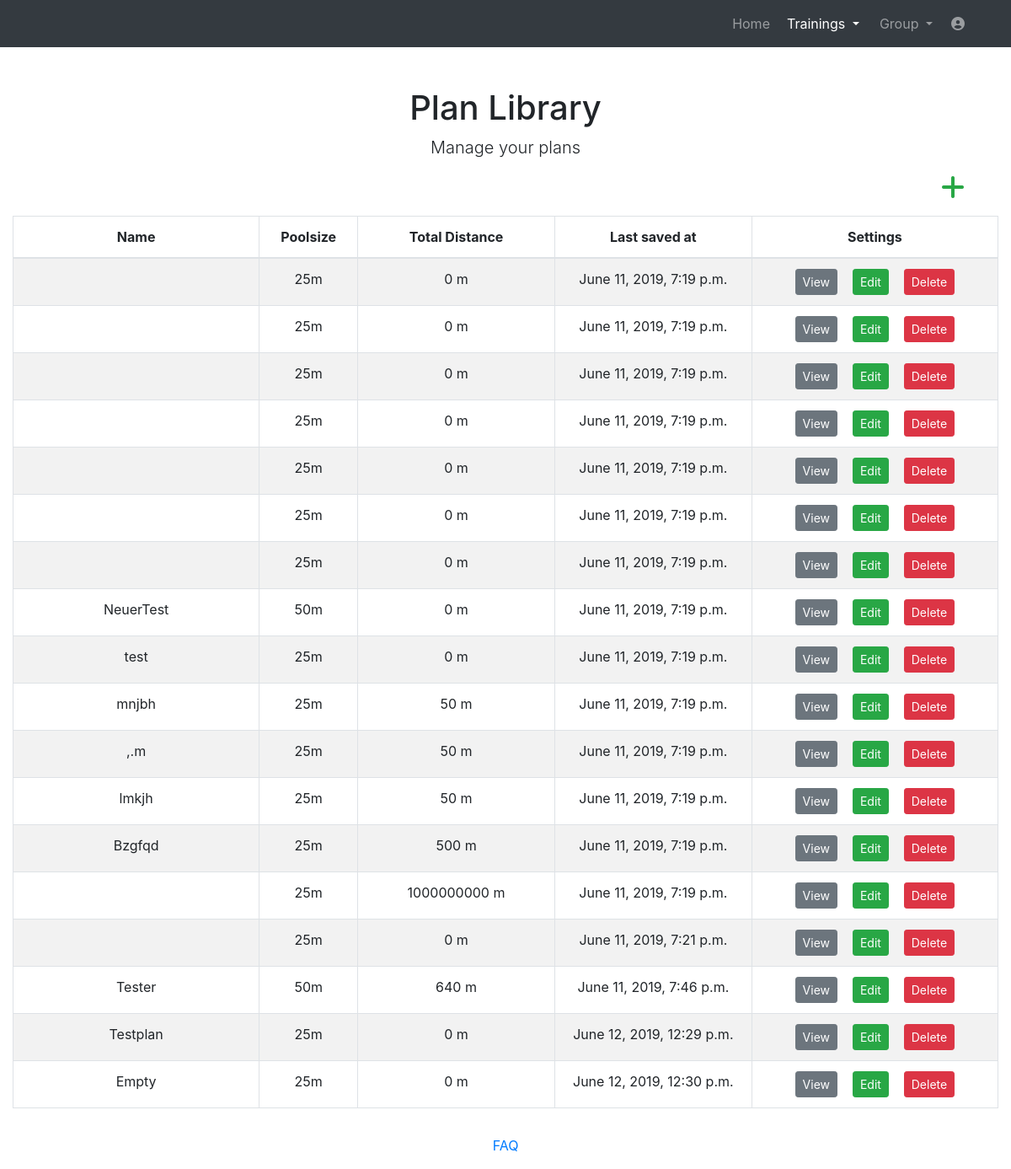
The page /website/manageplans (signed in) on the database as committed earlier.
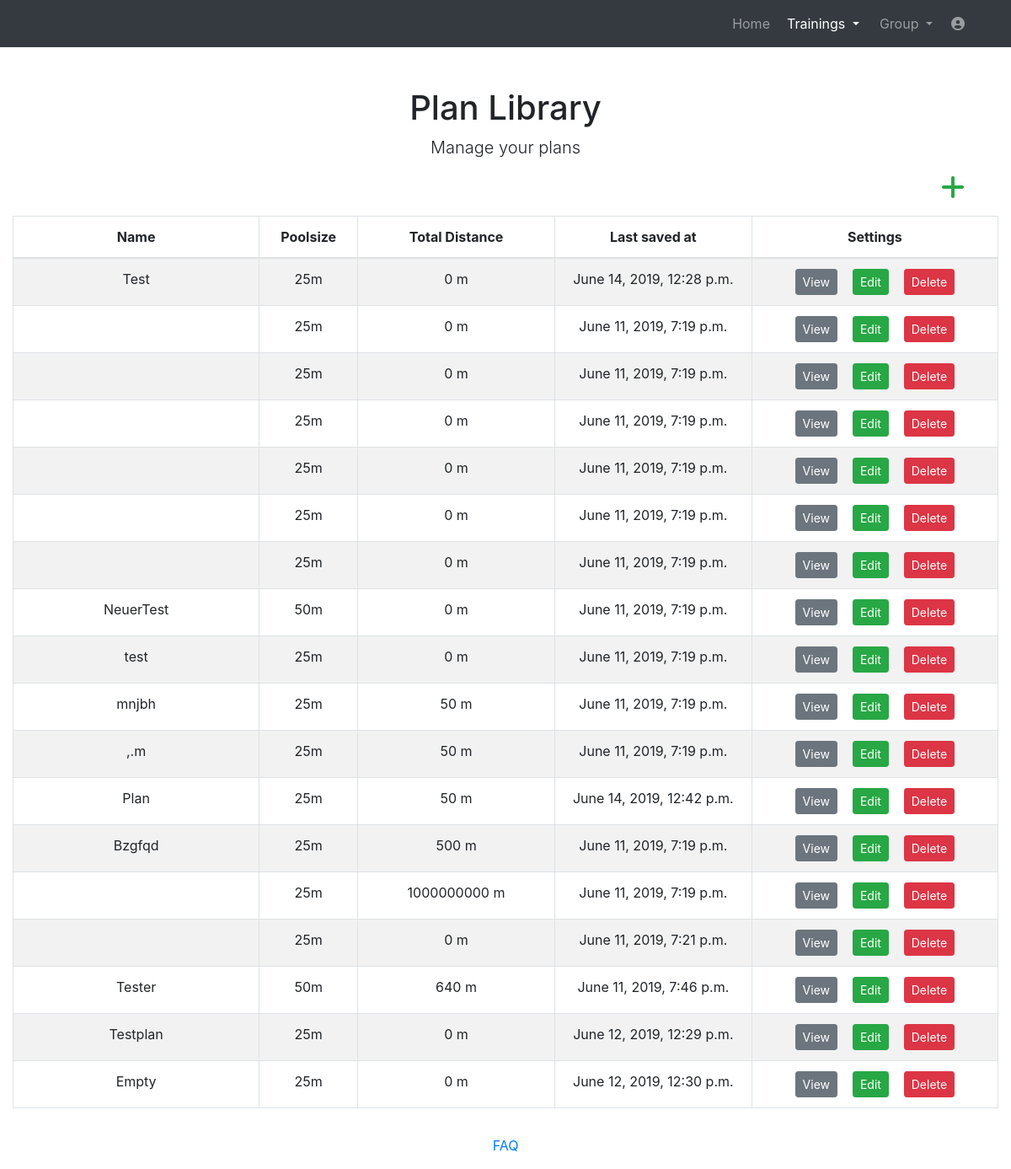
The same page on the database as committed later.
### website/models.py (models this page shows)
class Plan(models.Model):
    name = models.CharField(max_length=128)
    size = models.CharField(max_length=30)
    totaldistance = models.IntegerField(default=0)
    saved_at = models.DateTimeField(auto_now=True)
    user = models.ForeignKey(User, on_delete=models.CASCADE)

### website/views_loggedin.py (the view)
# urls.py: path('manageplans', views_loggedin.manageplans, name='manageplans'),
@login_required
def manageplans(request):
    user = request.user
    plans = Plan.objects.filter(user=user)
    return render(request, 'manageplans.html', context={'obj': plans})

### templates/manageplans.html (shortened to what this page needs)
<!DOCTYPE html>
<html lang="en">
<head>
  {% load static %}
  <link href="{% static 'vendor/bootstrap/css/bootstrap.min.css' %}" rel="stylesheet">
  <link media="screen" href="{% static 'css/plan.css' %}" rel="stylesheet">
  <link href="{% static 'vendor/fontawesome-free/css/all.min.css' %}" rel="stylesheet" type="text/css">
  <link href="//netdna.bootstrapcdn.com/font-awesome/3.2.1/css/font-awesome.css" rel="stylesheet">
</head>
<body>
  <nav class="navbar navbar-expand-lg navbar-dark bg-dark static-top">
    <div class="container">
      <div class="collapse navbar-collapse" id="navbarResponsive">
        <ul class="navbar-nav ml-auto">
          <li class="nav-item ">
            <a class="nav-link" href="home">Home</a>
          </li>
		  <li class="nav-item dropdown no-arrow mx-1 active">
			<a class="nav-link dropdown-toggle" href="#" id="messagesDropdown" role="button" data-toggle="dropdown" aria-haspopup="true" aria-expanded="false">
					Trainings
			</a>
		  </li>
          <li class="nav-item dropdown no-arrow mx-1">
			<a class="nav-link dropdown-toggle" href="#" id="messagesDropdown" role="button" data-toggle="dropdown" aria-haspopup="true" aria-expanded="false">
					Group
			</a>
		  </li>
		   <li class="nav-item dropdown no-arrow">
			<a class="nav-link " href="#" id="userDropdown" role="button" data-toggle="dropdown" aria-haspopup="true" aria-expanded="false">
			  <i class="fas fa-user-circle fa-fw"></i>
			</a>
		  </li>
        </ul>
      </div>
    </div>
  </nav>
  <div class="container">
    <div class="row">
      <div class="col-lg-12 text-center">
        <h1 class="mt-5">Plan Library</h1>
        <p class="lead">Manage your plans</p>
      </div>
    </div>
  </div>
  <div class="container" style="max-width: 1340px;">
    {% include 'manageplanstable.html' %}
  </div>
    <footer class="page-footer font-small blue">
      <div class="footer-copyright text-center py-3">
        <a href="help"> FAQ</a>
      </div>
    </footer>
</body>
</html>

### templates/manageplanstable.html (shortened to what this page needs)
{% load static %}
    <div>
      <div >
        <div id="table" class="table-editable">
          <span class="table-add float-right mb-3 mr-2">
              <a href="{% url 'newplan' %}" class="text-success" style="margin-right: 2.0rem !important;">
                <i class="fas fa-plus fa-2x" aria-hidden="true"></i>
              </a>
          </span>
          <table id="mytable" class="table table-bordered table-responsive-md table-striped text-center">
            <thead>
              <tr>
                <th class="text-center" style="width:25%;">Name</th>
                <th class="text-center" style="width:10%;">Poolsize</th>
                <th class="text-center" style="width:20%;">Total Distance</th>
                <th class="text-center" style="width:20%;">Last saved at</th>
                <th class="text-center" style="width:25%;">Settings</th>
              </tr>
            </thead>
            <tbody>
            {% for b in obj %}
              <tr>
                <td>{{ b.name }}</td>
                <td>{{ b.size }}</td>
                <td>{{ b.totaldistance }} m</td>
                <td>{{ b.saved_at }}</td>
                <td>
                  <a href="{% url 'showplan' plan_id=b.pk %}" class="btn btn-secondary btn-rounded btn-sm my-0" style="padding-left: 3%; padding-right:3%; margin-right:5%;" >View</a>
                  <a href="{% url 'alterplan' plan_id=b.pk %}" class="btn btn-success btn-rounded btn-sm my-0" style="padding-left: 3%; padding-right:3%; margin-right:5%;" >Edit</a>
                  <span>
                    <a href="" class="btn btn-danger btn-rounded btn-sm my-0"  data-toggle="modal" data-target="#deleteModal{{b.pk}}" >Delete</a>
                  </span>
                </td>
              </tr>
             {% endfor %}
            </tbody>
          </table>
        </div>
      </div>
    </div>

Rows that differ between the two databases and show on the page:
changed Plan: name (not shown) → "Test"; saved_at "June 11, 2019, 7:19 p.m." → "June 14, 2019, 12:28 p.m."
changed Plan: name "lmkjh" → "Plan"; saved_at "June 11, 2019, 7:19 p.m." → "June 14, 2019, 12:42 p.m."
